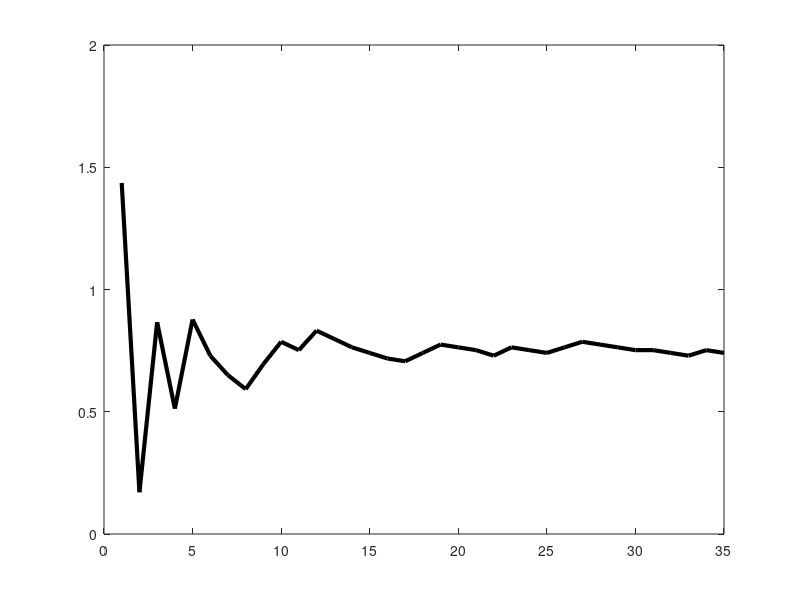

MATLAB code to generate this figure: (Note: this script raises an error after producing the figure.)
figure(3)
load('./data/staircase.mat')


plot(staircase,'k','Linewidth',3); hold on


staircase = staircase;


for c = 1 : length(staircase)-1
    
    tmp = staircase(c) - staircase(c+1)
    
    if tmp>0
        
        h=plot(c,staircase(c),'.r','MarkerSize',40,'Color',round([79 126 96]/255,2))
        
        tmp_vec(c) = 0;
    else
        h2 = plot(c,staircase(c),'.r','MarkerSize',40)
        
        tmp_vec(c) = 1;
    end
end

legend([h h2],{'Correct';'Incorrect'})



ylabel('Flanker spacing (deg)')
xlabel({'Tested letter';'Trial number'})
xlabel({'Trial number'})

set(gca,'Fontsize',20)
title(sprintf('Example of Quest staircase at 2.5 %s',char(176)))



set(gcf,'Position',[ 560   409   867   539])